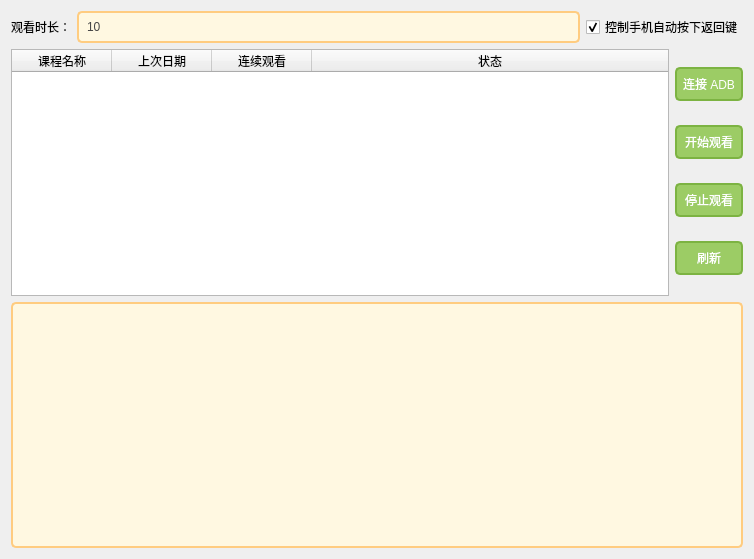
<?xml version="1.0" encoding="UTF-8"?>
<ui version="4.0">
 <class>Form</class>
 <widget class="QWidget" name="Form">
  <property name="geometry">
   <rect>
    <x>0</x>
    <y>0</y>
    <width>754</width>
    <height>559</height>
   </rect>
  </property>
  <property name="windowTitle">
   <string>Form</string>
  </property>
  <property name="styleSheet">
   <string notr="true">/* 绿色按钮 */
QPushButton
{
  font: 14pt &quot;Microsoft YaHei UI&quot;;
  background-color:#9ccc65;
  border:2px solid #7cb342;
  border-radius:5px;
  color: white;
  padding: 6px 6px
}
QPushButton:hover
{
  font: 14pt &quot;Microsoft YaHei UI&quot;;
  background-color:#7cb342;
  border:2px solid #689f38;
  border-radius:5px;
  color:white;
  padding: 6px 6px
}
QPushButton:hover:pressed
{
  font: 14pt &quot;Microsoft YaHei UI&quot;;
  background-color:#558b2f; 
  border:2px solid #33691e;
  border-radius:5px;
  color:white;
  padding: 6px 6px
}
/* text input areas */
QPlainTextEdit, QLineEdit
{
  font: 14pt &quot;Microsoft YaHei UI&quot;;
  background-color:#fff8e1;
  border:2px solid #ffcc80;
  border-radius:5px;
  color: #454545;
  padding: 6px 6px
}
QLabel,QCheckBox,QRadioButton
{
  font: 14pt &quot;Microsoft YaHei UI&quot;;
}
QLCDNumber
{
  background-color:#eceff1;
  border:2px solid #90a4ae;
  color:#000000;
  border-radius:5px;
  color:#455a64;
  padding: 6px 6px
}
</string>
  </property>
  <layout class="QVBoxLayout" name="verticalLayout_2">
   <item>
    <layout class="QHBoxLayout" name="horizontalLayout_2">
     <item>
      <widget class="QLabel" name="label">
       <property name="text">
        <string>观看时长：</string>
       </property>
      </widget>
     </item>
     <item>
      <widget class="QLineEdit" name="howLong">
       <property name="text">
        <string>10</string>
       </property>
      </widget>
     </item>
     <item>
      <widget class="QCheckBox" name="control">
       <property name="text">
        <string>控制手机自动按下返回键</string>
       </property>
       <property name="checked">
        <bool>true</bool>
       </property>
      </widget>
     </item>
    </layout>
   </item>
   <item>
    <layout class="QHBoxLayout" name="horizontalLayout">
     <item>
      <widget class="QTableWidget" name="listOfCource">
       <attribute name="horizontalHeaderCascadingSectionResizes">
        <bool>true</bool>
       </attribute>
       <attribute name="horizontalHeaderStretchLastSection">
        <bool>true</bool>
       </attribute>
       <attribute name="verticalHeaderCascadingSectionResizes">
        <bool>true</bool>
       </attribute>
       <column>
        <property name="text">
         <string>课程名称</string>
        </property>
       </column>
       <column>
        <property name="text">
         <string>上次日期</string>
        </property>
       </column>
       <column>
        <property name="text">
         <string>连续观看</string>
        </property>
       </column>
       <column>
        <property name="text">
         <string>状态</string>
        </property>
       </column>
      </widget>
     </item>
     <item>
      <layout class="QVBoxLayout" name="verticalLayout">
       <item>
        <widget class="QPushButton" name="connADB">
         <property name="text">
          <string>连接 ADB</string>
         </property>
        </widget>
       </item>
       <item>
        <widget class="QPushButton" name="beginWatching">
         <property name="text">
          <string>开始观看</string>
         </property>
        </widget>
       </item>
       <item>
        <widget class="QPushButton" name="stopNow">
         <property name="text">
          <string>停止观看</string>
         </property>
        </widget>
       </item>
       <item>
        <widget class="QPushButton" name="refreshIt">
         <property name="text">
          <string>刷新</string>
         </property>
        </widget>
       </item>
      </layout>
     </item>
    </layout>
   </item>
   <item>
    <widget class="QPlainTextEdit" name="outLine"/>
   </item>
  </layout>
 </widget>
 <resources/>
 <connections/>
</ui>
